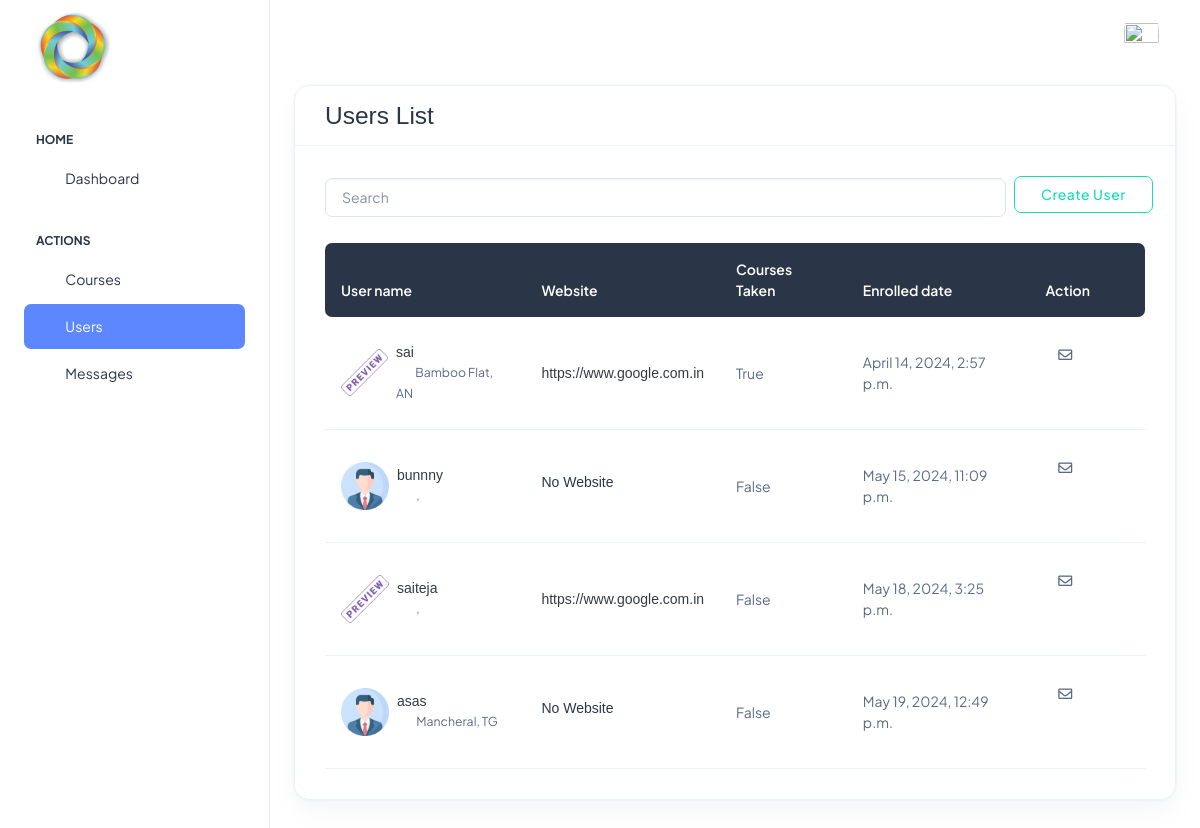
/beta/admin/users/, run on an earlier commit of the app's database.
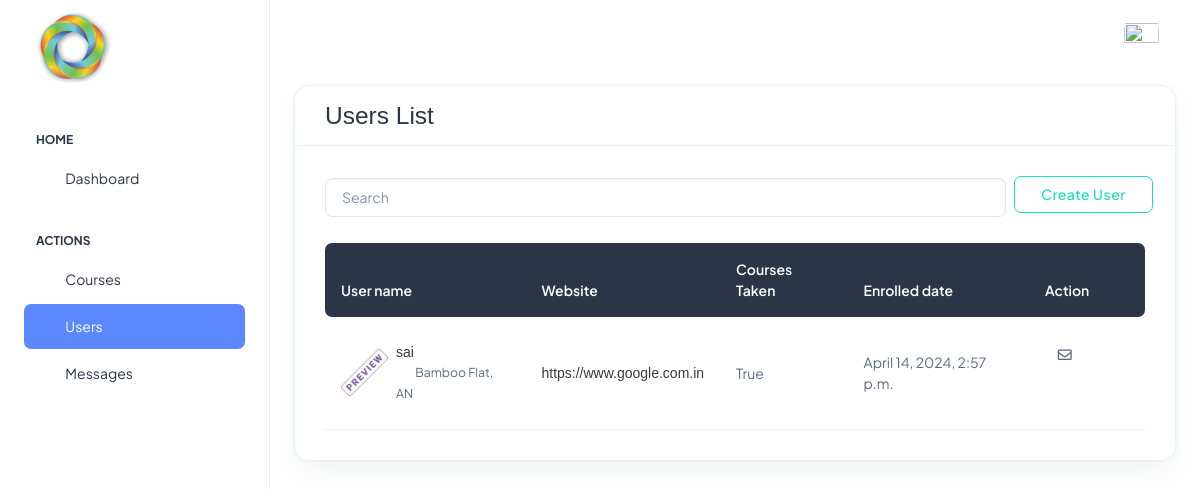
And on a later commit of the database.
### base/models.py (models this page shows, shortened)
class CustomUser(AbstractUser):
    email=models.CharField(max_length=80,unique=True)
    profilepic=models.ImageField(upload_to='static/profile_pics',null=True)
    userfor=models.CharField(max_length=20,default='')
    token=models.CharField(default=False,max_length=256)
    def __str__(self):
        return self.username

class BetaUser(models.Model):
    user=models.OneToOneField(CustomUser,on_delete=models.CASCADE)
    state=models.CharField(max_length=40,default='')
    city=models.CharField(max_length=40,default='')
    job_status=models.CharField(max_length=20,default='')
    degree=models.CharField(max_length=30,default='')
    grad_year=models.CharField(max_length=5,default='')
    profile_updated=models.BooleanField(default=False)
    website=models.URLField(default='')
    phone=models.CharField(max_length=10,default='')
    birthday=models.CharField(max_length=20,null=True)

### betaadmin/views.py (the view)
# urls.py: path('admin/users/',userlist,name="userslist"),
def userlist(request):
    customusers=CustomUser.objects.all()
    betusers=BetaUser.objects.all()
    purchased=[]
    for i in customusers:
        if isPurchased.objects.filter(buyer=i).exists():
            purchased.append(True)
        else:
            purchased.append(False)
    users=zip(customusers,betusers,purchased)
    return render(request,'beta_admin/admin/users.html',{'users':users})

### templates/beta_admin/admin/users.html (shortened to what the changed rows need)
<!doctype html>
<html lang="en">
{% load static %}
<head>
  <link rel="stylesheet" type="text/css" href="{% static 'assets/css/style.css' %}">
  <link rel="stylesheet" type="text/css" href="{% static 'login/assets/css/styles.min.css' %}" />
  <link rel="stylesheet" type="text/css" href="{% static 'assets/vendor/choices/css/choices.min.css' %}">
  <link rel="stylesheet" type="text/css" href="{% static 'assets/vendor/font-awesome/css/all.min.css' %}">
  <link rel="stylesheet" href="{% static 'assets/vendor/bootstrap-icons/bootstrap-icons.css' %}">
</head>
<body>
  <div class="page-wrapper" id="main-wrapper" data-layout="vertical" data-navbarbg="skin6" data-sidebartype="full"
    data-sidebar-position="fixed" data-header-position="fixed">
    <div class="body-wrapper">
      <div class="container-fluid">
         <div class="row">
<div class="col-12">
    <div class="card border bg-transparent rounded-3">
        <div class="card-body">
            <div class="table-responsive border-0">
                <table class="table table-dark-gray align-middle p-4 mb-0 table-hover">
                    <thead>
                        <tr>
                            <th scope="col" class="border-0 rounded-start">User name</th>
                            <th scope="col" class="border-0">Website</th>
                            <th scope="col" class="border-0">Courses Taken</th>
                            <th scope="col" class="border-0">Enrolled date</th>
                            <th scope="col" class="border-0 rounded-end">Action</th>
                        </tr>
                    </thead>
                    <tbody>
                        {% for user,beta,purchased in users %}
                        <tr>
                            <td>
                                <div class="d-flex align-items-center position-relative">
                                    <div class="avatar avatar-md mb-2 mb-md-0">
                                        <img src="{% if user.profilepic == '' %}{% static 'assets/images/avatar/01.png' %}{% else %}{{user.profilepic.url}}{% endif %}" class="rounded" alt="">
                                    </div>
                                    <div class="mb-0 ms-2">
                                        <h6 class="mb-0"><a href="{% url 'viewprofile' user.id %}">{{user}}</a></h6>
                                        <span class="text-body small"><i class="fas fa-fw fa-map-marker-alt me-1 mt-1"></i>{{ beta.city }}, {{beta.state}}</span>
                                    </div>
                                </div>
                            </td>
                            <td class="text-center text-sm-start">
                                {% if beta.website == '' %}
                                <h6>No Website</h6>
                                {% else %}
                                <h6 class="mb-0"><a href="{{ beta.website }}">{{ beta.website }}</a></h6>
                                {% endif %}
                            </td>
                            <td>{{ purchased }}</td>
                            <td>{{user.date_joined}}</td>
                            <td>
                                <a href="#" class="btn btn-success-soft me-1 mb-0"  style="height: 40px;
                                width: 40px;
                                line-height: 40px;
                                border-radius: 50%;
                                padding: 0;
                                text-align: center;" data-bs-toggle="tooltip" data-bs-placement="top" title="Message"><i class="far fa-envelope"></i></a>
                                <a class="btn btn-danger-soft mb-0" style="height: 40px;
                                width: 40px;
                                line-height: 40px;
                                border-radius: 50%;
                                padding: 0;
                                text-align: center;" data-bs-toggle="tooltip" data-bs-placement="top" title="Delete" role="button" href="{% url 'del-user' user.id %}"><i class="fas fa-trash"></i></a>
                            </td>
                        </tr>
                        {% endfor %}
                    </tbody>
                </table>
            </div>
        </div>
    </div>
</div>
</div>
</div>
</div>
</div>
</body>
</html>

What changed in the data, as far as the page shows it:
removed CustomUser: username "bunnny", shows "No Website", purchased "False", date_joined "May 15, 2024, 11:09 p.m."
removed CustomUser: profilepic (picture), username "saiteja", website "https://www.google.com.in", purchased "False", date_joined "May 18, 2024, 3:25 p.m."
removed CustomUser: username "asas", city "Mancheral", state "TG", shows "No Website", token "False", date_joined "May 19, 2024, 12:49 p.m."
